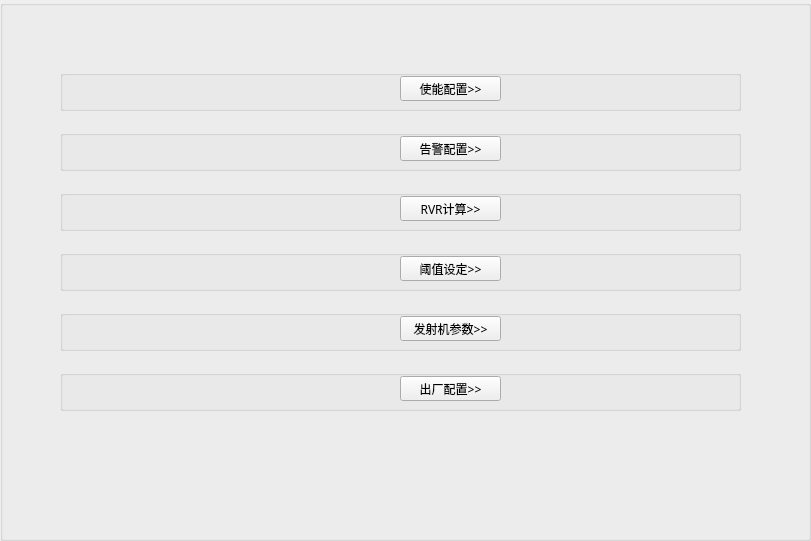
  <widget class="QGroupBox" name="groupBox_main_select">
   <property name="geometry">
    <rect>
     <x>40</x>
     <y>900</y>
     <width>811</width>
     <height>541</height>
    </rect>
   </property>
   <property name="font">
    <font>
     <family>微软雅黑 Light</family>
    </font>
   </property>
   <property name="title">
    <string/>
   </property>
   <widget class="QGroupBox" name="groupBox_6">
    <property name="geometry">
     <rect>
      <x>60</x>
      <y>70</y>
      <width>681</width>
      <height>41</height>
     </rect>
    </property>
    <property name="title">
     <string/>
    </property>
    <widget class="QPushButton" name="pushButton_enable">
     <property name="geometry">
      <rect>
       <x>340</x>
       <y>6</y>
       <width>101</width>
       <height>25</height>
      </rect>
     </property>
     <property name="text">
      <string>使能配置&gt;&gt;</string>
     </property>
    </widget>
   </widget>
   <widget class="QGroupBox" name="groupBox_7">
    <property name="geometry">
     <rect>
      <x>60</x>
      <y>130</y>
      <width>681</width>
      <height>41</height>
     </rect>
    </property>
    <property name="title">
     <string/>
    </property>
    <widget class="QPushButton" name="pushButton_waring">
     <property name="geometry">
      <rect>
       <x>340</x>
       <y>6</y>
       <width>101</width>
       <height>25</height>
      </rect>
     </property>
     <property name="text">
      <string>告警配置&gt;&gt;</string>
     </property>
    </widget>
   </widget>
   <widget class="QGroupBox" name="groupBox_19">
    <property name="geometry">
     <rect>
      <x>60</x>
      <y>190</y>
      <width>681</width>
      <height>41</height>
     </rect>
    </property>
    <property name="title">
     <string/>
    </property>
    <widget class="QPushButton" name="pushButton_2">
     <property name="geometry">
      <rect>
       <x>340</x>
       <y>6</y>
       <width>101</width>
       <height>25</height>
      </rect>
     </property>
     <property name="text">
      <string>RVR计算&gt;&gt;</string>
     </property>
    </widget>
   </widget>
   <widget class="QGroupBox" name="groupBox_23">
    <property name="geometry">
     <rect>
      <x>60</x>
      <y>250</y>
      <width>681</width>
      <height>41</height>
     </rect>
    </property>
    <property name="title">
     <string/>
    </property>
    <widget class="QPushButton" name="pushButton_Threshold">
     <property name="geometry">
      <rect>
       <x>340</x>
       <y>6</y>
       <width>101</width>
       <height>25</height>
      </rect>
     </property>
     <property name="text">
      <string>阈值设定&gt;&gt;</string>
     </property>
    </widget>
   </widget>
   <widget class="QGroupBox" name="groupBox_24">
    <property name="geometry">
     <rect>
      <x>60</x>
      <y>310</y>
      <width>681</width>
      <height>41</height>
     </rect>
    </property>
    <property name="title">
     <string/>
    </property>
    <widget class="QPushButton" name="pushButton_send_set">
     <property name="geometry">
      <rect>
       <x>340</x>
       <y>6</y>
       <width>101</width>
       <height>25</height>
      </rect>
     </property>
     <property name="text">
      <string>发射机参数&gt;&gt;</string>
     </property>
    </widget>
   </widget>
   <widget class="QGroupBox" name="groupBox_25">
    <property name="geometry">
     <rect>
      <x>60</x>
      <y>370</y>
      <width>681</width>
      <height>41</height>
     </rect>
    </property>
    <property name="title">
     <string/>
    </property>
    <widget class="QPushButton" name="pushButton_defalut_set">
     <property name="geometry">
      <rect>
       <x>340</x>
       <y>6</y>
       <width>101</width>
       <height>25</height>
      </rect>
     </property>
     <property name="text">
      <string>出厂配置&gt;&gt;</string>
     </property>
    </widget>
   </widget>
  </widget>
